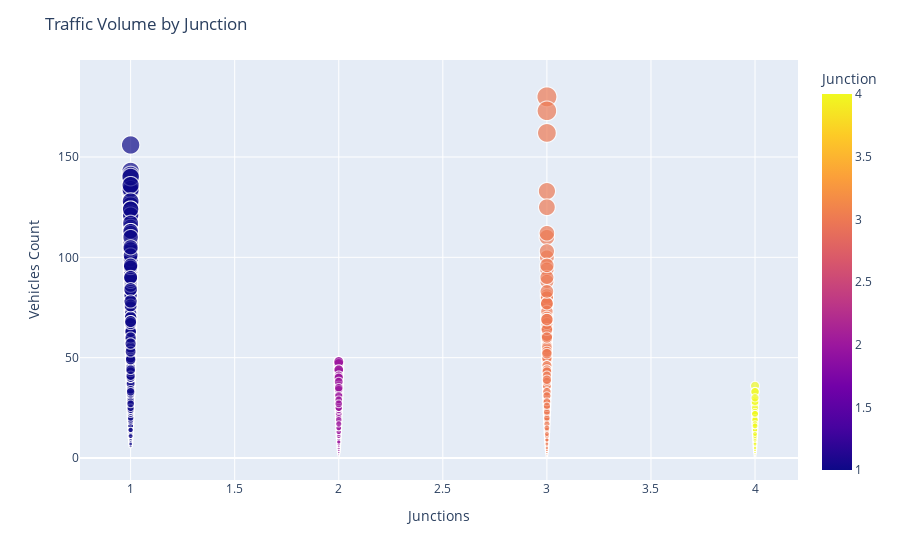

Notebook source saved alongside this figure:
### Markdown cell above
## Traffic Density Heatmap (Hour vs. Day)

- **X-axis:** Represents days of the week (0 to 6).
- **Y-axis:** Represents hours of the day (0 to 23).
- **Color Gradient:** Ranges from blue (low traffic) to red (high traffic), with numbers indicating traffic density values.

## Observations:
- **Peak Traffic:** Afternoon and evening hours (12 PM to 8 PM) show the highest density, particularly around **1 PM to 3 PM**.
- **Low Traffic:** Early mornings (12 AM to 8 AM) and late nights (9 PM to 11 PM) have significantly lower density.
- **Weekday vs. Weekend:** Traffic variations suggest different commuting habits based on the day.

### Code cell
fig = px.scatter(fd, x="Junction", y="Vehicles", color="Junction",
                 size="Vehicles", hover_data=["DateTime"])
fig.update_layout(title="Traffic Volume by Junction", xaxis_title="Junctions", yaxis_title="Vehicles Count")
fig.show()

### Figure 1 — Plotly figure (JSON) as saved in the notebook; plotly's stock layout.template omitted (floating-point values rounded to 4 significant figures; data arrays with more than 128 entries replaced by an {"elided": "..."} marker saying what was removed)
{"data": [{"customdata": {"elided": "30480x1 str values"}, "hovertemplate": "Junction=%{marker.color}<br>Vehicles=%{marker.size}<br>DateTime=%{customdata[0]}<extra></extra>", "legendgroup": "", "marker": {"color": {"elided": "30480 int values"}, "coloraxis": "coloraxis", "size": {"elided": "30480 int values"}, "sizemode": "area", "sizeref": 0.45, "symbol": "circle"}, "mode": "markers", "name": "", "showlegend": false, "type": "scattergl", "x": {"elided": "30480 int values"}, "xaxis": "x", "y": {"elided": "30480 int values"}, "yaxis": "y"}], "layout": {"coloraxis": {"colorbar": {"title": {"text": "Junction"}}, "colorscale": [[0, "#0d0887"], [0.1111, "#46039f"], [0.2222, "#7201a8"], [0.3333, "#9c179e"], [0.4444, "#bd3786"], [0.5556, "#d8576b"], [0.6667, "#ed7953"], [0.7778, "#fb9f3a"], [0.8889, "#fdca26"], [1, "#f0f921"]]}, "legend": {"itemsizing": "constant", "tracegroupgap": 0}, "margin": {"t": 60}, "title": {"text": "Traffic Volume by Junction"}, "xaxis": {"anchor": "y", "domain": [0, 1], "title": {"text": "Junctions"}}, "yaxis": {"anchor": "x", "domain": [0, 1], "title": {"text": "Vehicles Count"}}}}
